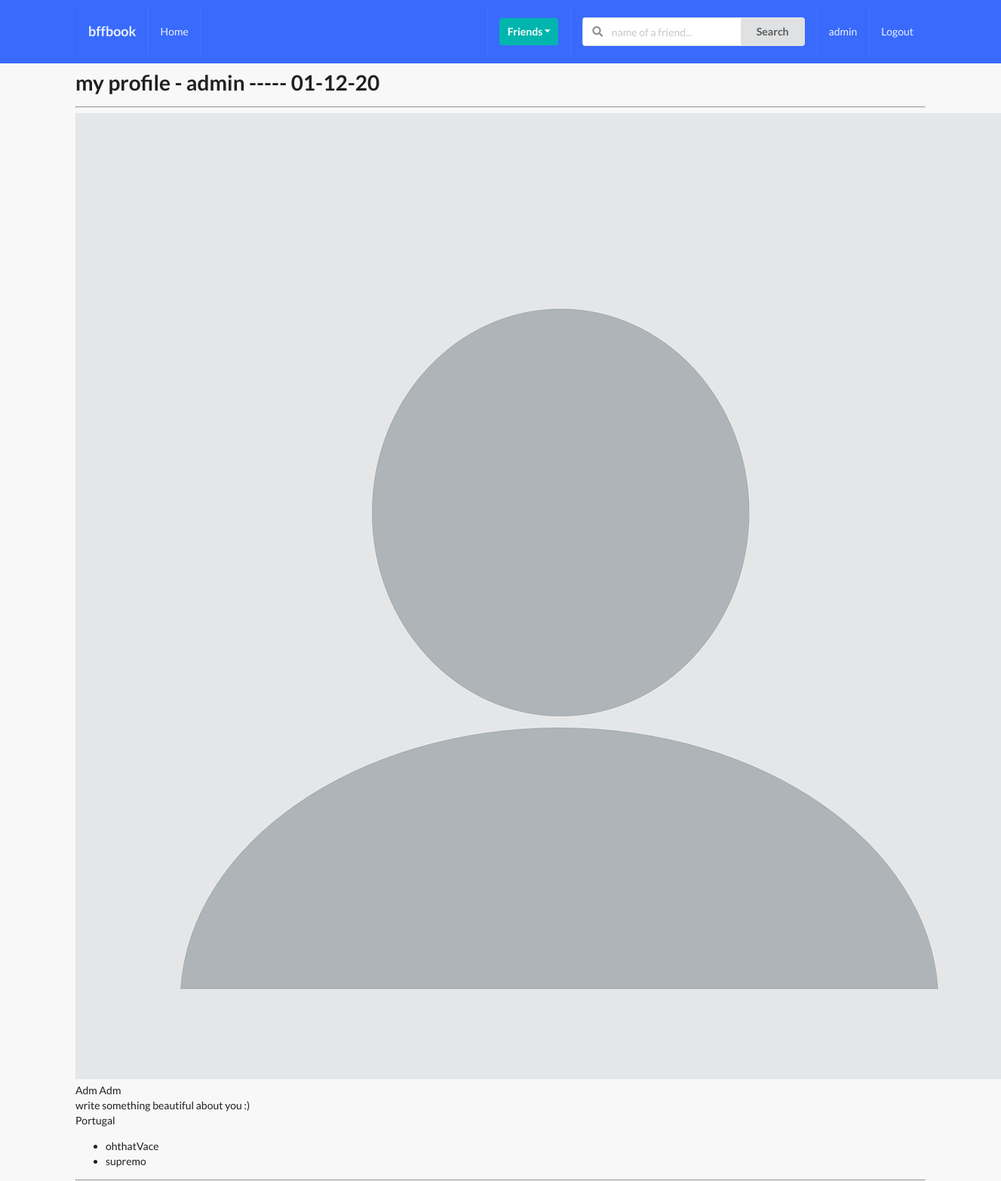
Screenshot of /profiles/myprofile/ (signed in) with the database file from the repository.
### perfil/models.py (models this page shows, shortened)
class Profile(models.Model):
    first_name = models.CharField(max_length=25)
    last_name = models.CharField(max_length=25)
    username = models.OneToOneField(User, on_delete=models.CASCADE) #se user for apagado, username também é
    bio = models.TextField(default="write something beautiful about you :)", max_length=300)
    email = models.EmailField(max_length=200, blank=True)
    country = models.CharField(max_length=25)
    avatar = models.ImageField(default = "avatar.png", upload_to = '')
    friends = models.ManyToManyField(User, blank=True, related_name='friends')
    slug = models.SlugField(unique=True, blank=True)
    updated = models.DateTimeField(auto_now=True)
    created = models.DateTimeField(auto_now_add=True)
    def get_friends(self):
        return self.friends.all()
    def __str__(self):
        return f"{self.username} ----- {self.created.strftime('%d-%m-%y')}"

### perfil/views.py (the view)
# urls.py: path('myprofile/', my_profile_view, name="my-profile-view")
def my_profile_view(request):
    obj = Profile.objects.get(username=request.user)
    context = {
        'obj': obj,
    }
    return render(request, 'perfil/myprofile.html', context)

### perfil/templates/perfil/myprofile.html (shortened to what this page needs)
{% extends 'base.html' %}
{% block content %}
<h1>my profile - {{obj}}</h1>
<hr>
<img src={{obj.avatar.url}}>
<br>
{{obj.first_name}} {{obj.last_name}}
<br>
{{obj.bio}}
<br>
{{obj.country}}
<br>
<ul>
{% for friend in obj.get_friends %}
    <li>{{friend}}</li>
{% endfor %}
</ul>
{% endblock content %}

### templates/base.html (shortened to what this page needs)
{% load static %}
<!doctype html>
<html lang="en">
  <head>
    <link href="{% static 'style.css' %}" rel="stylesheet"  type="text/css"/>
    <link rel="stylesheet" type='text/css' href="https://cdnjs.cloudflare.com/ajax/libs/semantic-ui/2.2.14/semantic.min.css">
  </head>
  <body>
    {% include 'main/navbar.html' %}
    <div class="ui container">
      {% block content %}
      {% endblock content %}
    </div>
  </body>
</html>

### templates/main/navbar.html (shortened to what this page needs)
<div class="ui inverted menu nav mb-7">
  <div class="ui container">
    <a href="" class="item">
        <h3>bffbook</h3>
    </a>
    {% if request.user.is_authenticated %}
    <a href="" class="item">
        Home
    </a>
    {% endif %}
    <div class="right menu">
        {% if request.user.is_authenticated %}
        <div class="item">
            <div class="ui floating dropdown icon button teal"> Friends
                <i class="dropdown icon"></i>
             </div>
        </div>
             <div class="item">
              <form action="" method="GET">
                <div class="ui action left icon input">
                <input class="prompt" type="text" name='q' placeholder="name of a friend...">
                <button type='submit' class="ui button">Search</button>
                </div>
            </form>
            </div>
            <a href="" class="item">
                 {{ request.user }}
            </a>
            <a href="" class="ui item">
                Logout
            </a>
        {% else %}
        <a href="" class="ui item">
                Login
            </a>
        {% endif %}
    </div>
  </div>
</div>

### static_project/style.css (style rules this page uses)
body { background: #F8F8F8 !important; }
.nav { border-radius: 0px !important; padding: 10px 0 10px 0 !important; background-color: #396afc !important; }
.mb-7 { margin-bottom: 7px !important; }

### rows the page displays
Profile: username+created "admin ----- 01-12-20", avatar (placeholder picture), first_name "Adm", last_name "Adm", bio "write something beautiful about you :)", country "Portugal"

### other values shown
{{ request.user }} "admin"
{{ friend }} "ohthatVace"
{{ friend }} "supremo"
